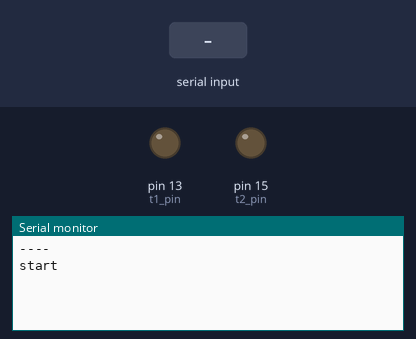
Recording of a sketch running on a simulated Arduino Uno, built with avr-gcc and run on an emulated ATmega328P. On the bench: output pins drawn as LEDs (lit = HIGH), the last lines printed to the serial monitor. The inputs (shaded band) are chosen by the test bench.

Above: at 1.2 s.
1.3 s: "open\n" received over Serial
At 2.5 s:
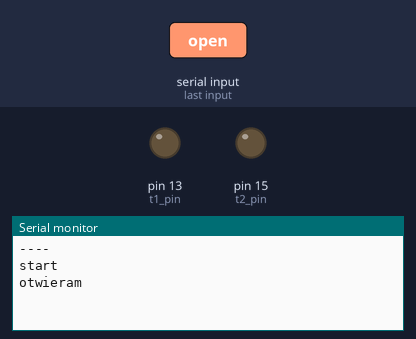
2.8 s: "close\n" received over Serial
At 3.8 s:
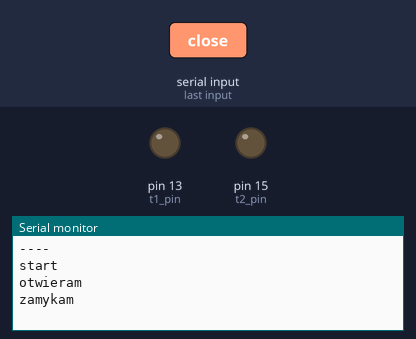

The sketch:

test_tranzystorow.ino
```cpp
#define t1_pin 13
#define t2_pin 15

void setup() {
  // put your setup code here, to run once:
  pinMode(t1_pin, OUTPUT);
  pinMode(t2_pin, OUTPUT);

  Serial.begin(9600);
  Serial.println("----");
  Serial.println("start");
}
String bufor = "";
boolean t1 = false;
long t1_time;
boolean t2 = false;
long t2_time;

int oczekiwanie =10000;
void loop() {
  // put your main code here, to run repeatedly:
  bufor = Serial.readStringUntil('\r\n');

  if( bufor == "open" ) {
    Serial.println("otwieram");
    t2 = false;
    t1 = true;
    t1_time = millis();
    digitalWrite(t2_pin,LOW);
    digitalWrite(t1_pin,HIGH);
  }
  else if (bufor == "close") {
    Serial.println("zamykam");
    t1 = false;
    t2 = true;
    t2_time = millis();
    digitalWrite(t1_pin,LOW);
    digitalWrite(t2_pin,HIGH);
  }
  else if (bufor != "") {
    Serial.println("Nie czaje");
    Serial.println(bufor);
  }

  if( t1 && millis() + oczekiwanie > t1_time) {
    t1 = false;
    digitalWrite(t1_pin,LOW);
  }
  if( t2 && millis() + oczekiwanie > t2_time) {
    t2 = false;
    digitalWrite(t2_pin,LOW);
  }

  delay(50);
}
```

Measured:
- after the input at 1.3 s, the serial monitor: prints a new line at once (image 1)
- after the input at 2.8 s, the serial monitor: prints a new line at once (image 2)
